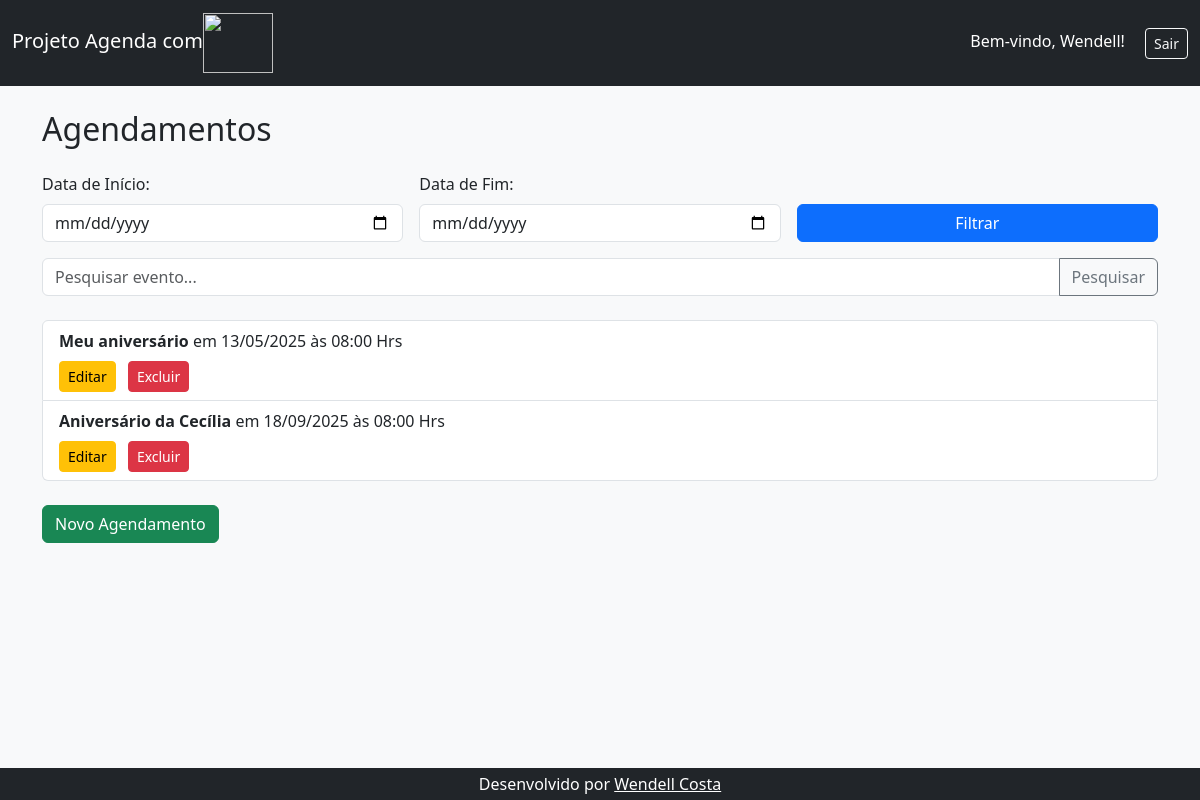
/agenda/ (signed in), run on an earlier commit of the app's database.
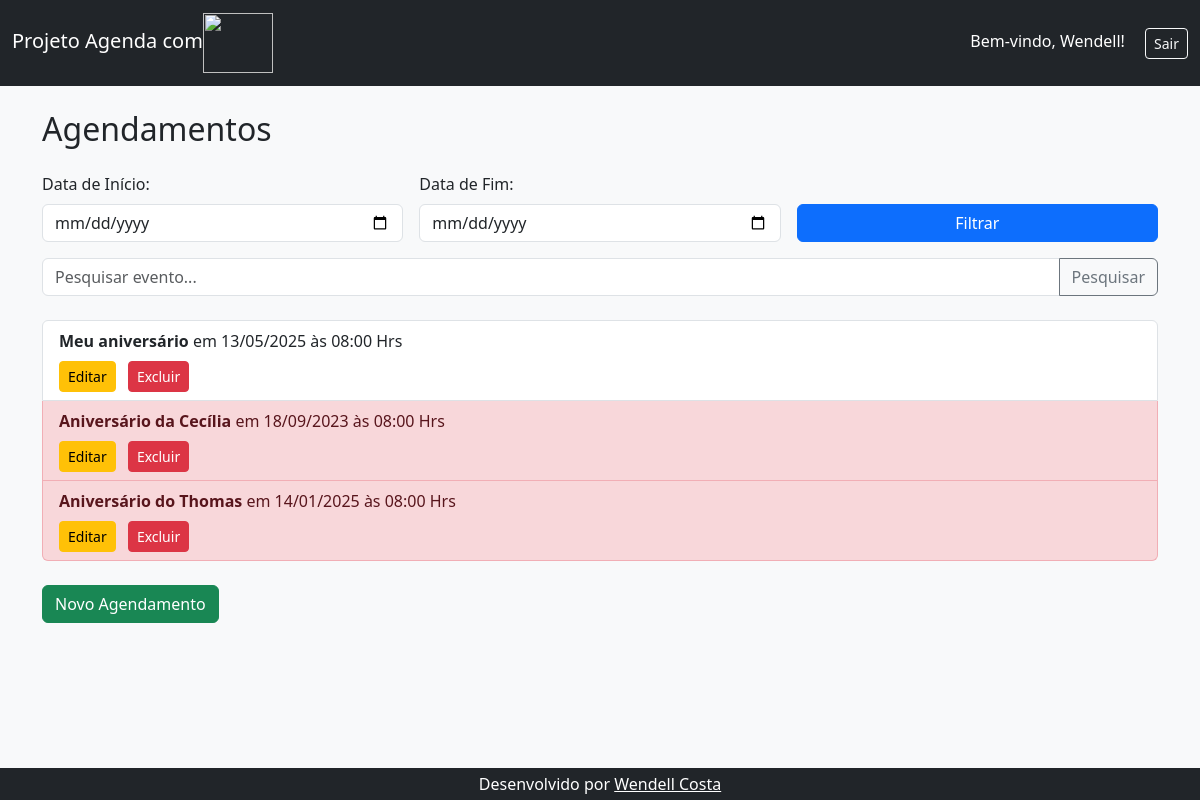
And on a later commit of the database.
### core/models.py (models this page shows, shortened)
class Evento(models.Model):
    titulo = models.CharField(max_length=100)
    descricao = models.TextField(blank=True, null=True) # A descrição pode ser nulo ou vazio
    data_evento = models.DateTimeField(verbose_name='Data do Evento') # A data do evento é obrigatória, o verbose_name é o nome que será exibido no formulário
    data_criacao = models.DateTimeField(auto_now=True, verbose_name='Data da Criação') # A data de criação do evento é automatica
    usuario = models.ForeignKey(User, on_delete=models.CASCADE) # Se o usuário dono do evento for excluido da aplicação, todos os eventos serão excluídos
    class Meta:
        db_table = 'evento' # Define o nome da tabela no banco de dados como 'evento' ao invés de 'core_evento' que é o padrão do Django
    def get_data_evento(self):
        return self.data_evento.strftime('%d/%m/%Y às %H:%M Hrs') # Retorna a data do evento formatada
    def get_evento_atrasado(self):
        if self.data_evento < datetime.now() - timedelta(hours=1):
            return True
        else:
            return False

### core/views.py (the view)
# urls.py: path('agenda/', views.lista_eventos),
@login_required(login_url='/login/') # Verifica se o usuário está logado, caso não esteja, redireciona para a página de login
def lista_eventos(request):
    usuario = request.user
    evento = Evento.objects.filter(usuario=usuario) # Filtra os eventos do usuário logado e armazena na variável evento
    dados = {'eventos': evento} # Cria um dicionário com o evento e armazena na variável dados
    return render(request, 'agenda.html', dados) # Renderiza a página agenda.html com os dados do dicionário

### agenda/templates/agenda.html
{% extends "model-page.html" %}
{% block content %}
<div class="agenda-container">
    <h2 class="mb-4">Agendamentos</h2>
    <form method="GET" action="/agenda/filter/" class="row g-3 mb-3">
        <div class="col-md-4">
            <label for="data_inicio" class="form-label">Data de Início:</label>
            <input type="date" id="data_inicio" name="data_inicio" class="form-control">
        </div>
        <div class="col-md-4">
            <label for="data_fim" class="form-label">Data de Fim:</label>
            <input type="date" id="data_fim" name="data_fim" class="form-control">
        </div>
        <div class="col-md-4 align-self-end">
            <button type="submit" class="btn btn-primary w-100">Filtrar</button>
        </div>
    </form>
    <form method="GET" action="/agenda/search/" class="input-group mb-4">
        <input type="text" id="procura_evento" name="procura_evento" class="form-control" placeholder="Pesquisar evento...">
        <button type="submit" class="btn btn-outline-secondary">Pesquisar</button>
    </form>
    <ul class="list-group mb-4">
        {% for evento in eventos %}
            <li class="list-group-item {% if evento.get_evento_atrasado %}list-group-item-danger{% endif %}">
                <strong>{{ evento.titulo }}</strong> em {{ evento.get_data_evento }}
                <div class="mt-2">
                    <a href="evento/?id={{ evento.id }}" class="btn btn-sm btn-warning me-2">Editar</a>
                    <a href="evento/delete/{{ evento.id }}/" class="btn btn-sm btn-danger">Excluir</a>
                </div>
            </li>
        {% endfor %}
    </ul>
    <a href="/agenda/evento/" class="btn btn-success">Novo Agendamento</a>
</div>
{% endblock %}

What changed in the data, as far as the page shows it:
changed Evento "Aniversário da Cecília": data_evento "2025-09-18 08:00:00" → "2023-09-18 08:00:00" (drawn); get_data_evento "18/09/2025 às 08:00 Hrs" → "18/09/2023 às 08:00 Hrs"
added Evento: titulo "Aniversário do Thomas", get_data_evento "14/01/2025 às 08:00 Hrs"
